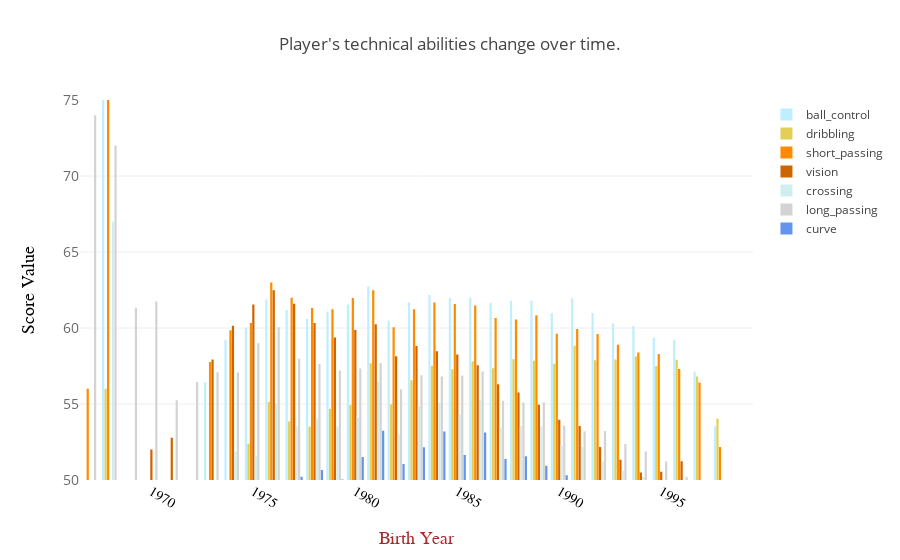

Notebook code for this chart:
### Code cell
iplot(_make_history_player_att("technical"))
